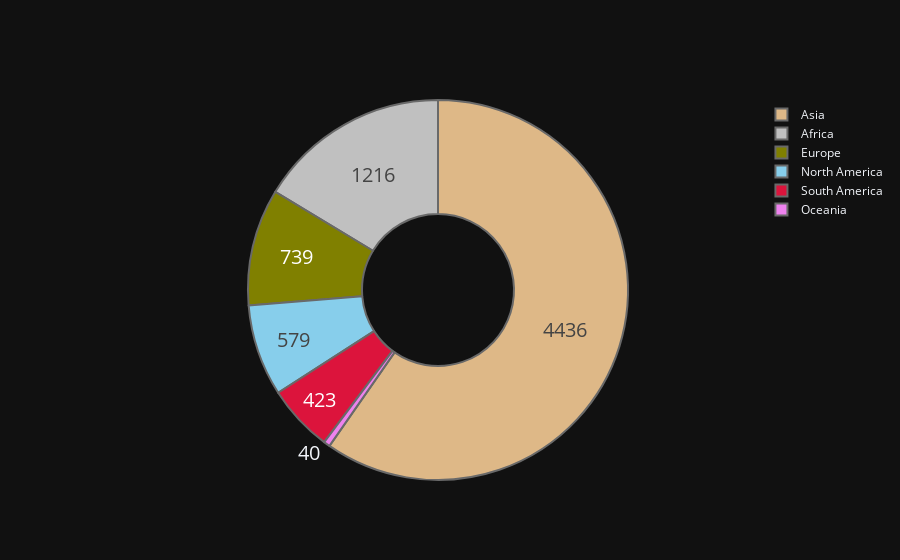

Write notebook code for a chart like this one.
### Markdown cell above
<div style="padding:15px 30px 25px; background: #28559A; font-family: sans-serif;border-radius: 10px">
  <h2 style="text-align: center; color: #DEB992; padding:15px 30px; border: 1px solid #DEB992; border-radius: 10px">
    Customizing the Pie Chart in Plotly
  </h2>
</div>

### Code cell
colors = ['burlywood', 'silver', 'olive', 'skyblue', 'violet', 'crimson']
trace = go.Pie(
    labels=continents,
    values=populations,
    hoverinfo='label+percent',
    textinfo='value',
    textfont=dict(size=20),
    marker=dict(colors=colors, line=dict(color='dimgrey', width=2)),
    hole=0.4
)
data = [trace]
offline.iplot(data)

### Figure 1 — Plotly figure (JSON) as saved in the notebook; plotly's stock layout.template omitted (floating-point values rounded to 4 significant figures)
{"data": [{"hole": 0.4, "hoverinfo": "label+percent", "labels": ["Asia", "Africa", "Europe", "North America", "Oceania", "South America"], "marker": {"colors": ["burlywood", "silver", "olive", "skyblue", "violet", "crimson"], "line": {"color": "dimgrey", "width": 2}}, "textfont": {"size": 20}, "textinfo": "value", "values": [4436, 1216, 739, 579, 40, 423], "type": "pie"}], "layout": {}}
